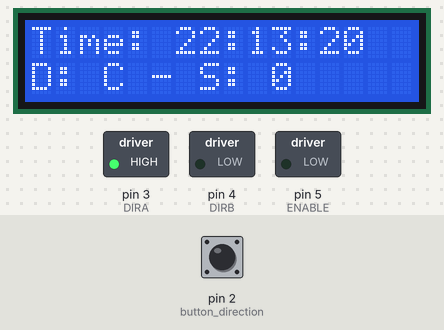
Recording of a sketch running on a simulated Arduino Uno, built with avr-gcc and run on an emulated ATmega328P. Shown: 16×2 character LCD, switched loads named in the sketch (green lamp = pin HIGH). The test bench sets the inputs (shaded band); at power-on: pin 2 (button_direction) HIGH. The local clock reads 2024-03-15 10:24:30 at power-on unless the sketch sets it; what the sketch prints to the serial monitor is not drawn.

Above: at 1.3 s.
1.4 s: pin 2 (button_direction) pulled LOW for 0.15 s
At 4.1 s:
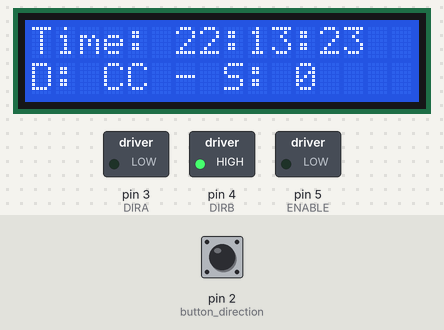
4.5 s: pin 2 (button_direction) pulled LOW for 1 s
At 7.5 s:
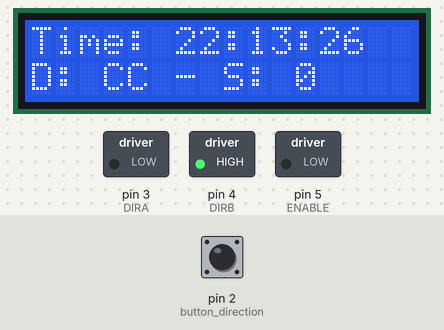
7.7 s: pin 2 (button_direction) pulled LOW for 0.15 s
At 10.1 s:
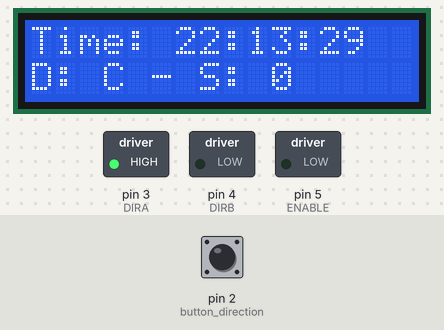
10.2 s: pin 2 (button_direction) pulled LOW for 1 s
At 11.1 s:
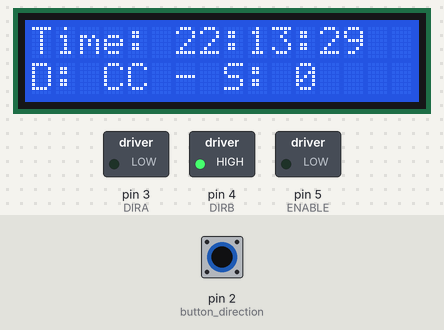
Timing chart, 0 to 13.3 s (numbered marks = the images above; inputs shaded):
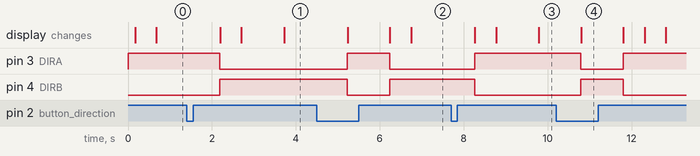

The sketch:

fan_controller.ino
```cpp
#include <DS3231.h>
#include <Wire.h>

#include <LiquidCrystal.h>
#define ENABLE 5
#define DIRA 3
#define DIRB 4

// Predefine pin values
int button_direction = 2;
int button_speed = 18;

int speed_level = 0;
int motor_speed = 0;

const int offSpeed = 0;
const int halfSpeed = 128;
const int threeSpeed = 192;
const int fullSpeed = 255;
bool speedBottom;
bool speedTop;
int speedPrint;

bool button_pressed = false;
bool button_pressed_speed = false;
bool cwise = true;
bool ccwise = false;

// the following variables are unsigned longs because the time, measured in
// milliseconds, will quickly become a bigger number than can be stored in an int.
unsigned long lastDebounceTime = 0;  // the last time the output pin was toggled
unsigned long lastDebounceTime_speed = 0;  // the last time the output pin was toggled
unsigned long debounceDelay = 500;    // the debounce time; increase if the output flickers

bool state = HIGH;

DS3231 clock;

RTCDateTime dt;
int i;

//initialize library with the numbers of the pins
LiquidCrystal lcd(7,8,9,10,11,12);

/* Interrupt Service Routine (ISR) for direction change */
void interrupt_service_direction()
{
    //filter out any noise by setting a time buffer
    if ( (millis() - lastDebounceTime) > debounceDelay)
    {
      button_pressed = true;
      lastDebounceTime = millis();
      Serial.print("direction button pressed");
    }
}

/* Interrupt Service Routine (ISR) for speed change */
void interrupt_service_speed()
{
    //filter out any noise by setting a time buffer
    if ( (millis() - lastDebounceTime) > debounceDelay)
    {
      button_pressed_speed = true;
      lastDebounceTime_speed = millis();
      Serial.print("speed button pressed");
    }
}

/* Function to print the time on lcd screen */
void print_time()
{
  lcd.clear(); // clear lcd before new print
  lcd.print("Time: ");
  lcd.print(dt.hour);   lcd.print(":");
  lcd.print(dt.minute); lcd.print(":");
  lcd.print(dt.second); lcd.print(" ");
}

/* Function to print the direction of motor on lcd screen */
void print_direction()
{
  lcd.setCursor(0, 1);
  lcd.print("D:");
  // print clockwise or counterclockwise direction
  if (state==true)
  {
    lcd.print(" C");
  }
  else if(state==false)
  {
    lcd.print(" CC");
  }
}

/* Function to print the speed of motor on lcd screen */
void print_speed()
{
  lcd.print(" ");
  lcd.print("- S: ");

  if (speed_level == 0)
  {
    lcd.print("0 ");
  }
  else if (speed_level == 1)
  {
    lcd.print("3/4 ");
  }
  else if (speed_level == 2)
  {
    lcd.print("1/2 ");
  }
  else if (speed_level == 3)
  {
    lcd.print("Full ");
  }
}

/* Setup function */
void setup()
{
  pinMode(button_direction, INPUT_PULLUP);   // Button for changing direction
  pinMode(button_speed, INPUT_PULLUP);       // Button for changing speed

  Serial.println("Initialize RTC module");

  // Initialize DS1307
  clock.begin();

  // Send sketch compiling time to Arduino
  clock.setDateTime(__DATE__, __TIME__);

  // Enable dc motor direction
  pinMode(ENABLE, OUTPUT);
  pinMode(DIRA, OUTPUT);
  pinMode(DIRB, OUTPUT);
  digitalWrite(DIRA, cwise);
  digitalWrite(DIRB, ccwise);
  delay(100);

  // Serial monitor
  Serial.begin(9600);

  lcd.begin(16, 2); // Setup columns and rows

  // Setup ISR to detect button press to change fan rotation "C" = clockwise "CC" = counterclockwise
  // When there is a change in pin values [0,1] (button pressed) then move to the ISR
  attachInterrupt(digitalPinToInterrupt(button_direction), interrupt_service_direction, CHANGE);
  attachInterrupt(digitalPinToInterrupt(button_speed), interrupt_service_speed, CHANGE);

}


/* Loop function */
void loop()
{
  if(button_pressed == true)
  {
    digitalWrite(ENABLE, LOW);
    delay(500);

    cwise = !cwise;
    ccwise = !ccwise;

    digitalWrite(DIRA, cwise);  //turn off cw
    digitalWrite(DIRB, ccwise);   //turn on ccw

    state = !state;
    button_pressed = false;
  }

  if (button_pressed_speed == true)
  {
    if (speed_level > 2){
      speed_level = 0;  // Reset index back to 0
    }
    else{
      speed_level++;
    }

    /* Change the motor speed depending on the state */
    if (speed_level == 0){
      motor_speed = offSpeed;
    }
    else if (speed_level == 1){
      motor_speed = threeSpeed;
    }
    else if (speed_level == 2){
      motor_speed = halfSpeed;
    }
    else if (speed_level == 3){
      motor_speed = fullSpeed;
    }

    delay(500); // debounce delay
    button_pressed_speed = false;
  }

  /* Print information on the lcd screen */
  print_time();
  print_direction();
  print_speed();

  dt = clock.getDateTime();

  // If clock is at beginning of a minute, turn fan on for 30s
  if (dt.second == 0)
  {
    analogWrite(ENABLE, motor_speed);
    delay(30000);
  }

  else
  {
    analogWrite(ENABLE, offSpeed);
  }

  delay(500);
}
```

Measured:
- after the input at 1.4 s, pin 3 (DIRA): HIGH → LOW after 0.79 s; pin 4 (DIRB): LOW → HIGH after 0.79 s; the display: first changes after 0.79 s (image 1 shows a later state)
- after the input at 4.5 s, pin 3 (DIRA): LOW → HIGH after 0.73 s, → LOW 1.0 s later; pin 4 (DIRB): HIGH → LOW after 0.73 s, → HIGH 1.0 s later; the display: first changes after 0.73 s (image 2 shows a later state)
- after the input at 7.7 s, pin 3 (DIRA): LOW → HIGH after 0.56 s; pin 4 (DIRB): HIGH → LOW after 0.56 s; the display: first changes after 0.56 s (image 3 shows a later state)
- after the input at 10.2 s, pin 3 (DIRA): HIGH → LOW after 0.59 s, → HIGH 1.0 s later; pin 4 (DIRB): LOW → HIGH after 0.59 s, → LOW 1.0 s later; the display: changes after 0.60 s (image 4)
